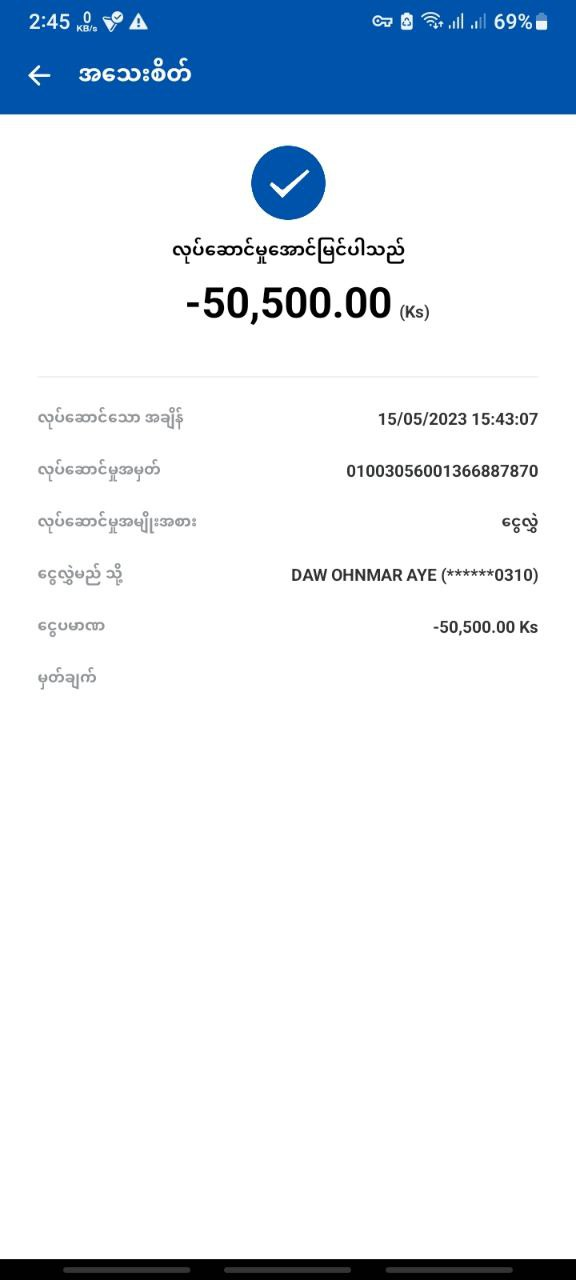
#> input picture images/bay2.jpg, 576 x 1280 px
$ python test.py
#> lines starting #> are read from the running program, lines starting #| are printed output that depends on the picture; after the words box and inside, x2 and y2 are one past the last pixel; in counts of white or black regions, pixels touching at a corner belong together
# -*- coding: utf-8 -*-
"""
Created on Thu May 18 14:32:48 2023

@author: User
"""

import cv2
import matplotlib.pyplot as plt

img = cv2.imread("images/bay2.jpg", 0)
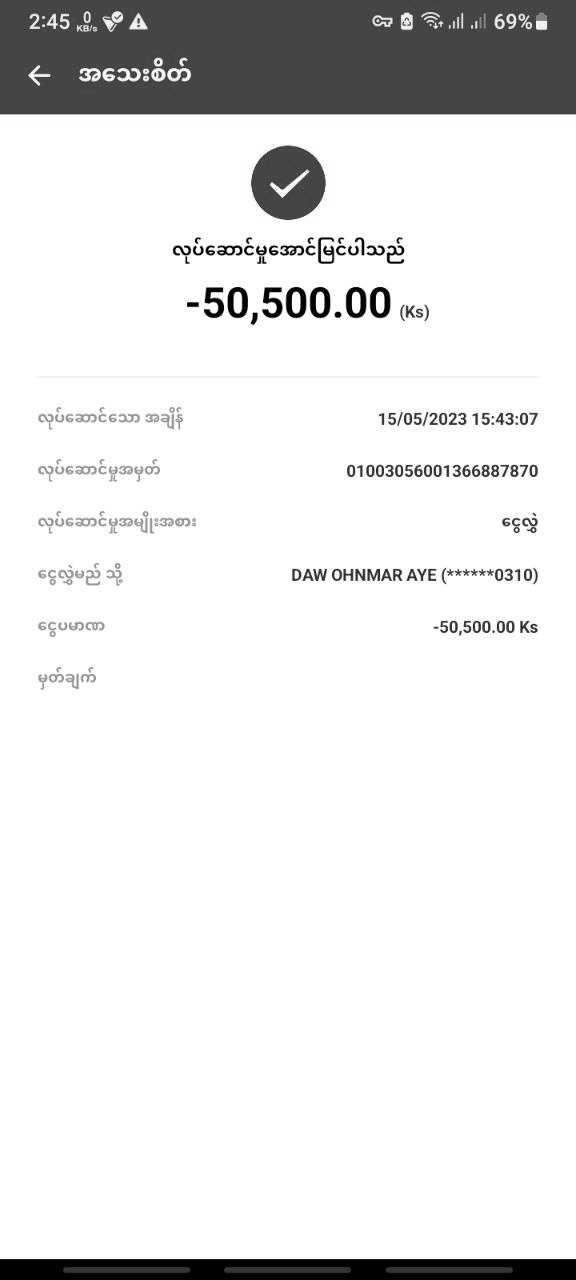
#> img: shape (1280, 576); min 0, max 255, mean 230.8

ret2, thresh2 = cv2.threshold(img,0,255,cv2.THRESH_BINARY+cv2.THRESH_OTSU)
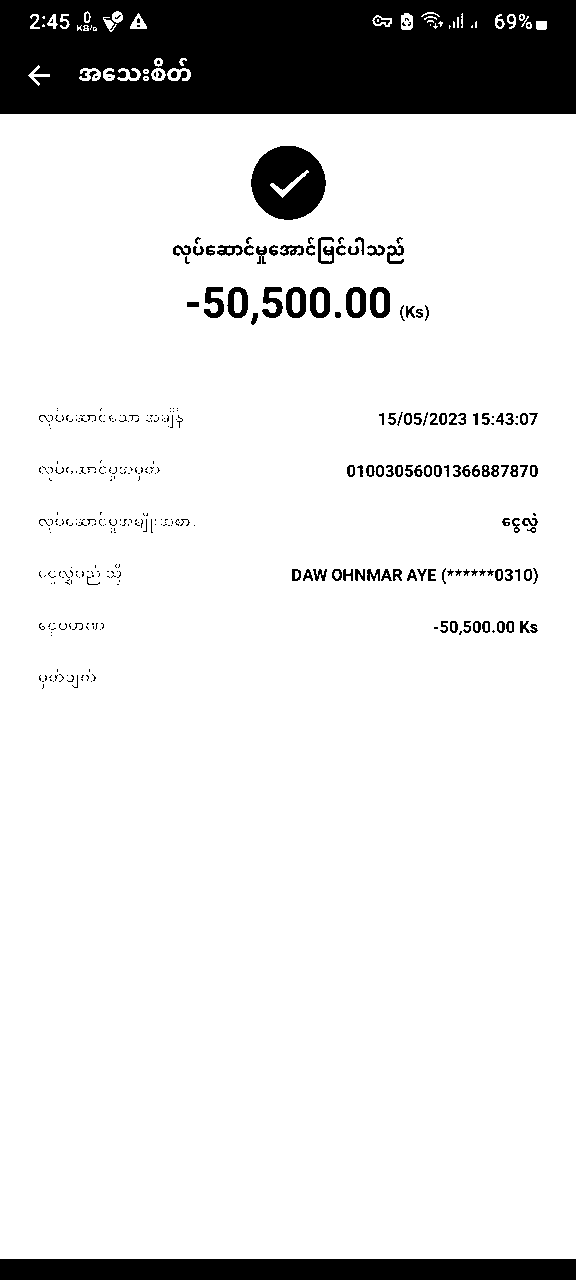
#> thresh2: shape (1280, 576); 87.9% white; 371 black regions (248 under 20 px), largest, box (x1, y1, x2, y2) and area: (0, 0, 576, 114) 62919, (0, 1259, 576, 1280) 12096, (251, 146, 326, 220) 4091
#> ret2 = 157
plt.imshow(thresh2, cmap='gray')
cv2.imshow('',thresh2)

cv2.waitKey(0) #shutdown after 3 seconds, 0 for no shutdown
cv2.destroyAllWindows()

$ run again, with images/bay.jpg copied over images/bay2.jpg
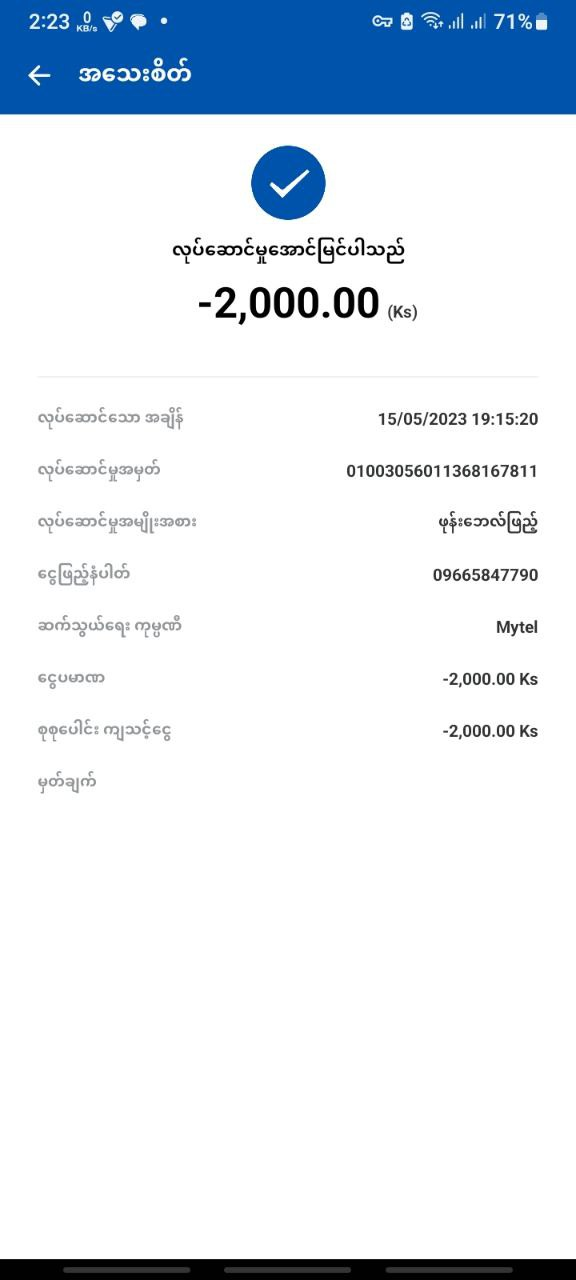
#> input picture images/bay.jpg, 576 x 1280 px
#> `img = cv2.imread("images/bay2.jpg", 0)`:
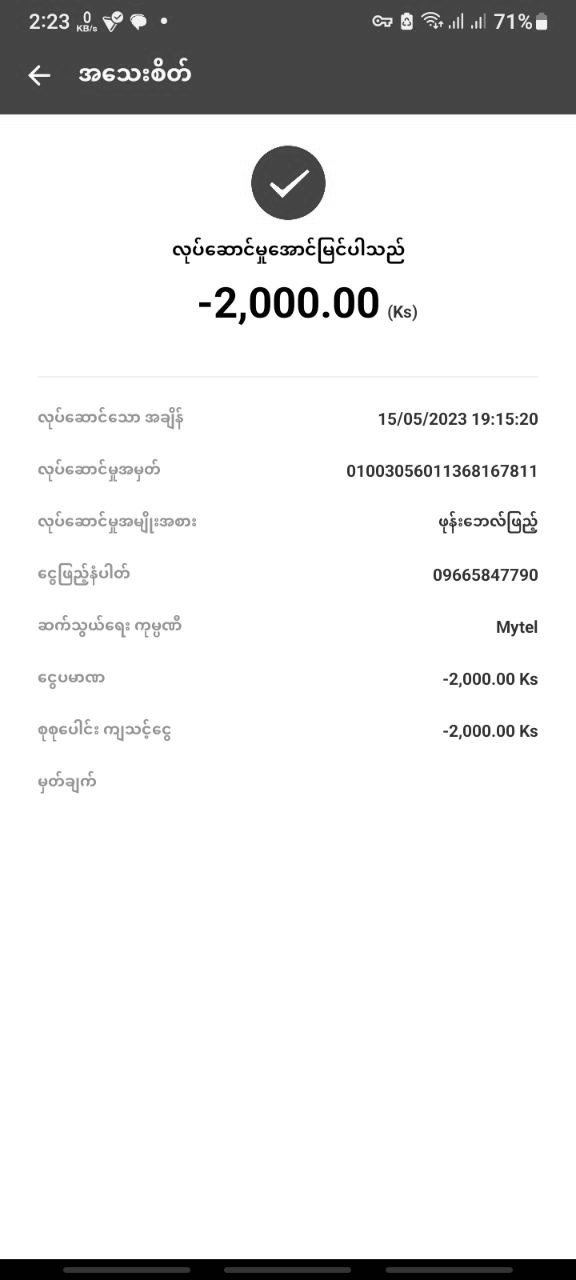
#> img: shape (1280, 576); min 0, max 255, mean 230.6
#> `ret2, thresh2 = cv2.threshold(img,0,255,cv2.THRESH_BINARY+cv2.THRESH_O..`:
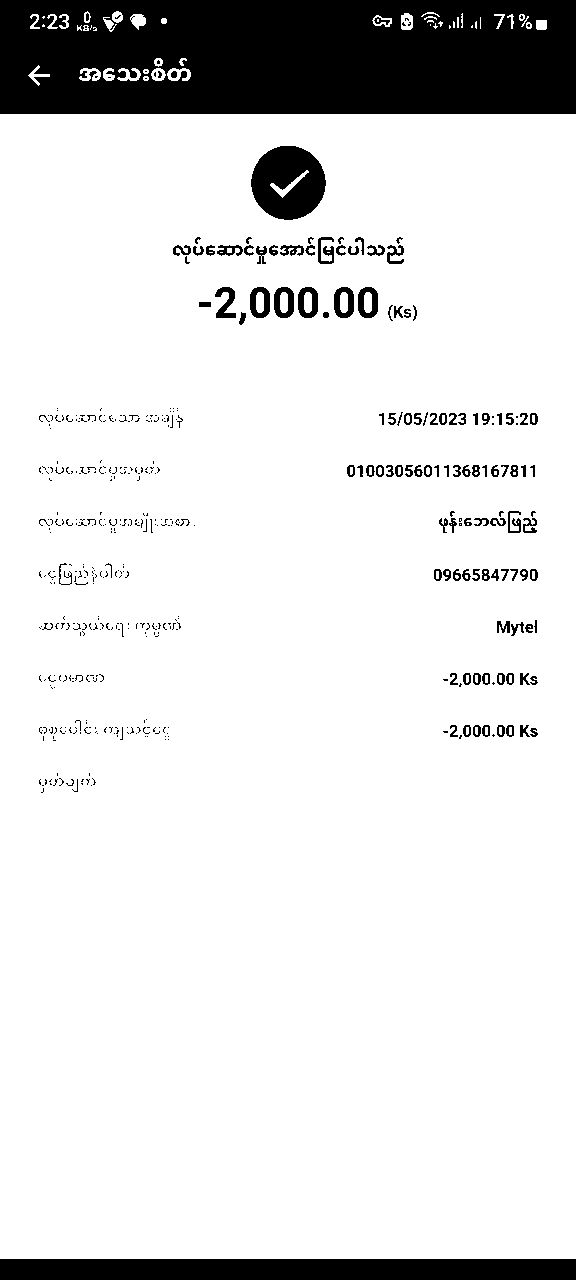
#> thresh2: shape (1280, 576); 87.9% white; 465 black regions (340 under 20 px), largest, box (x1, y1, x2, y2) and area: (0, 0, 576, 114) 62976, (0, 1259, 576, 1280) 12096, (251, 146, 326, 220) 4093
#> ret2 = 158
